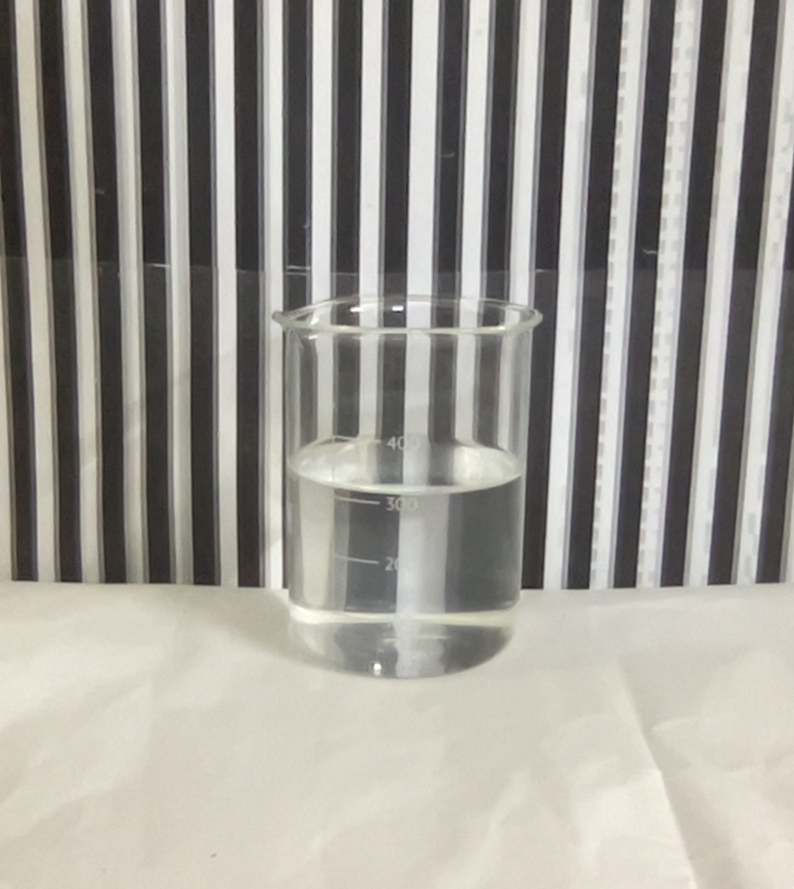
#> input picture Prodex/Resources/fin1.png, 794 x 889 px, shrunk from 1270 x 1422 before the run, given in place of the camera
$ python code.py
#> lines starting #> are read from the running program, lines starting #| are printed output that depends on the picture
import numpy as np
import cv2
from cv2 import aruco

j=0
listy=[]
size=[]
def getContours(img,img1):

    global j
    global listy
    global size
    contours, hierarchy = cv2.findContours(img, cv2.RETR_TREE, cv2.CHAIN_APPROX_SIMPLE)
    listy = []
    size = []
    for cnt in contours:
        area = cv2.contourArea(cnt)
        if area > 150:  # remove noise


            approx = cv2.approxPolyDP(cnt, 0.09 * cv2.arcLength(cnt, True), False)  # extract points from contour
            n = approx.ravel()
            i = 0
            #size.append(len(n))
            x=0
            for pt in n:
                if (i % 2 == 0):
                    listy.append(pt)
                else:
                    size.append(pt)
                i = i + 1
            """listy.append(maxy)
            size.append(x1)
            listy.append(miny)
            size.append(x2)"""


            #print(area)
            j+=1
            cv2.drawContours(img1, cnt, 2 , (0,255,0), 3)
            cv2.imshow("canny", img1)
            cv2.imshow("f1", img)

cap=cv2.VideoCapture(0)
if not cap.isOpened():
    print("cap not open")
    exit()

while True:


    success, img=cap.read()
#> img is the input picture: shape (889, 794, 3); mean B, G, R 150.5, 157.1, 159.8
    h = img.shape[0]
#> h = 889
    w = img.shape[1]
#> w = 794
    img=img[h//4:3*h//4,w//4:3*w//4]
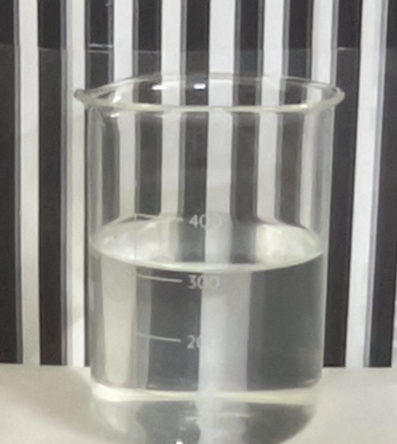
#> img: shape (444, 397, 3); mean B, G, R 140.2, 145.2, 146.1
    gray = cv2.cvtColor(img, cv2.COLOR_BGR2GRAY)
    aruco_dict = aruco.Dictionary_get(aruco.DICT_6X6_250)
    parameters = aruco.DetectorParameters_create()
    corners, ids, rejectedImgPoints = aruco.detectMarkers(gray, aruco_dict, parameters=parameters)
#> corners = (); ids = None; rejectedImgPoints = 10 items
    l=ids
    print(corners)
    if(str(type(ids))!= "<class 'NoneType'>"):
        print(type(corners[0][0][0]))
        print("hgd")
        if(len(ids)>1):
            print("corners", corners[0][0][0][0])
            #print(corners[0,0][0])
            img=img[int(corners[0][0][0][0]):int(corners[1][0][1][0]),int(corners[0][0][0][1]):int(corners[1][0][1][1])]
    print(h)
#| 889
    print(w)
#| 794
    if not success:
        print("unable to get vid")
        break
    #cv2.imshow("Image", img)
    if cv2.waitKey(1) & 0xFF == ord('q'):
#> (key q is pressed here)
        break
    #cv2.imshow("i", img)
    hsv = cv2.cvtColor(img, cv2.COLOR_BGR2HSV)
    avgv=np.average(hsv[:,:,2])
    hsv[hsv[:,:]<avgv]=0
    hsv[hsv[:,:]>=avgv]=255
    hsv[:,:,1]=0
    hsv[:,:,0]=0
    # Transform image to HSV color space


    # Threshold based on HSV values
    #color_thresh = cv2.inRange(hsv, hsv_min, hsv_max)
    #img1=hsv
    # Invert the image
    #img1 = cv2.bitwise_not(color_thresh)
    #cv2.imshow("i", img)
    img1=cv2.cvtColor(hsv, cv2.COLOR_BGR2GRAY)
    kernel = np.ones((2,2), np.uint8)
    #img = cv2.erode(img, kernel, iterations=10)
    #img1 = cv2.erode(img1, kernel, iterations=8)
    #img1=cv2.Canny(img1,50,150)
    getContours(img1,img)

    l=len(listy)
    l1=len(size)
    for a in range(0,l):
        cv2.circle(img, (listy[a],size[a]),radius=5,color=(0,0,255),thickness=-1)
    edges = cv2.Canny(img, 100, 200)
    cv2.imshow("can", edges)
    cv2.imshow("f", img)
    cv2.imshow("img", img1)
    print("----------------")
    print(listy)
    print(l)
    print(size)
    print(l1)
    cv2.waitKey(100)


#def calculate(listy):

"""gray = cv2.cvtColor(img, cv2.COLOR_BGR2GRAY)

import cv2
import numpy as np

#img = cv2.imread('sofsk.png', 0)
size = np.size(img)
skel = np.zeros(img.shape, np.uint8)

ret, img = cv2.threshold(img, 127, 255, 0)
element = cv2.getStructuringElement(cv2.MORPH_CROSS, (3, 3))
done = False

while (not done):
    eroded = cv2.erode(img, element)
    temp = cv2.dilate(eroded, element)
    temp = cv2.subtract(img, temp)
    cv2.imshow("skel", skel)
    cv2.imshow("temp", temp)
    skel = cv2.bitwise_or(skel, temp)
    img = eroded.copy()

    """#zeros = size - cv2.countNonZero(img)
    #if zeros == size:
     #   done = True"""

"""cv2.imshow("skel", skel)
print("UwU")"""

cv2.waitKey(0)

$ run again, on Prodex/Resources/fin2.png
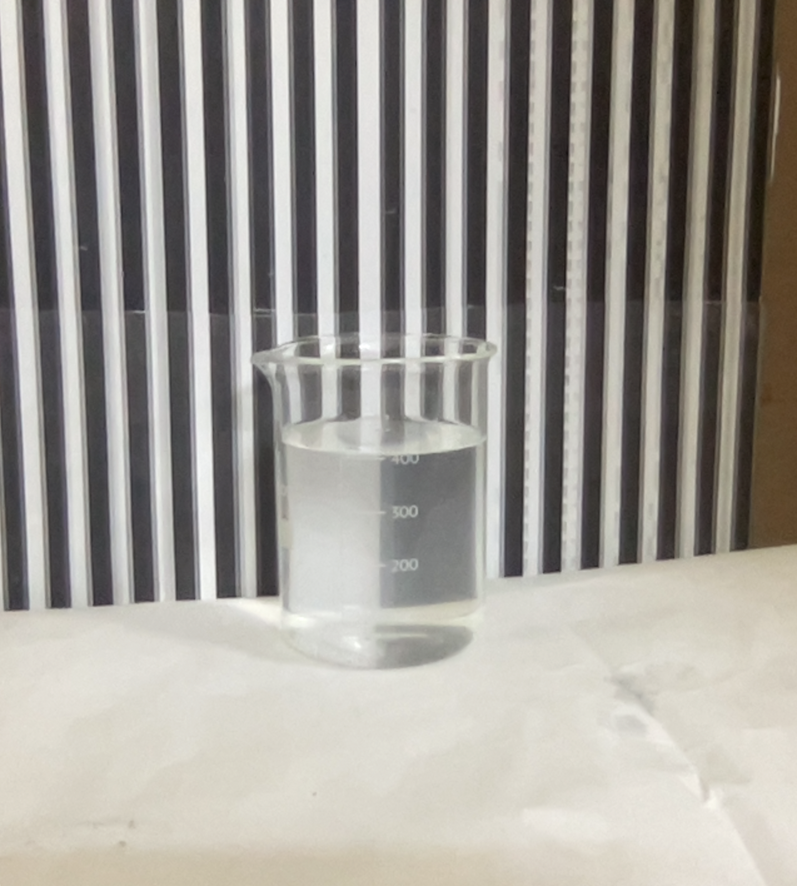
#> input picture Prodex/Resources/fin2.png, 797 x 886 px, shrunk from 1274 x 1416 before the run, given in place of the camera
#> img is the input picture: shape (886, 797, 3); mean B, G, R 150.5, 156.6, 160.2
#> `img=img[h//4:3*h//4,w//4:3*w//4]`:
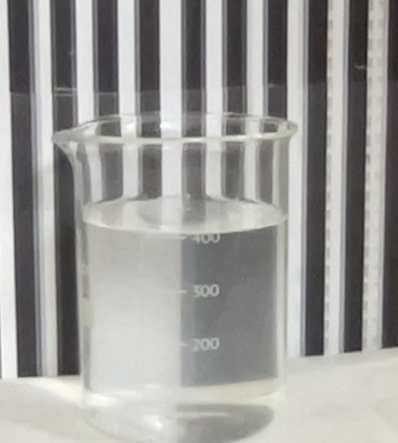
#> img: shape (443, 398, 3); mean B, G, R 153.7, 156.4, 157.2
#> corners = (); ids = None; rejectedImgPoints = 6 items
#| 886
#| 797

$ run again, on Prodex/Resources/fin3.png
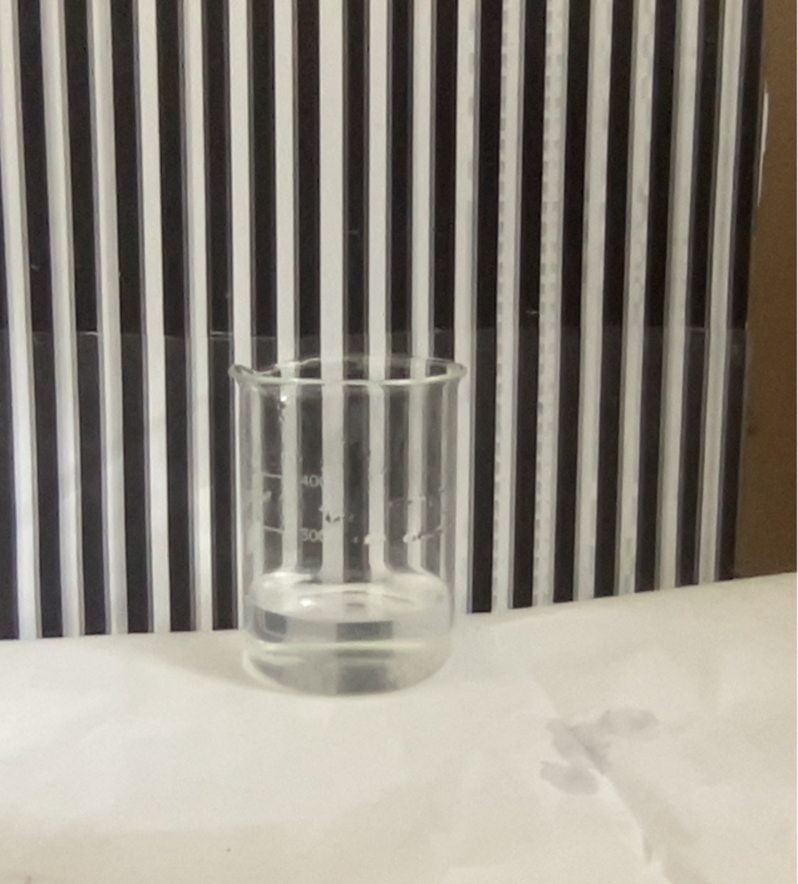
#> input picture Prodex/Resources/fin3.png, 798 x 884 px, shrunk from 1272 x 1410 before the run, given in place of the camera
#> img is the input picture: shape (884, 798, 3); mean B, G, R 129.5, 139.5, 144.9
#> `img=img[h//4:3*h//4,w//4:3*w//4]`:
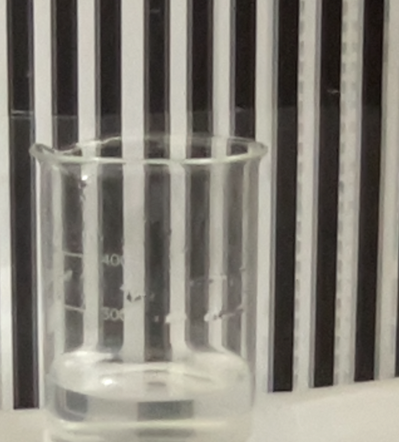
#> img: shape (442, 399, 3); mean B, G, R 121.4, 130.4, 134.3
#> corners = (); ids = None; rejectedImgPoints = 11 items
#| 884
#| 798

$ run again, on Prodex/Resources/fin4.png
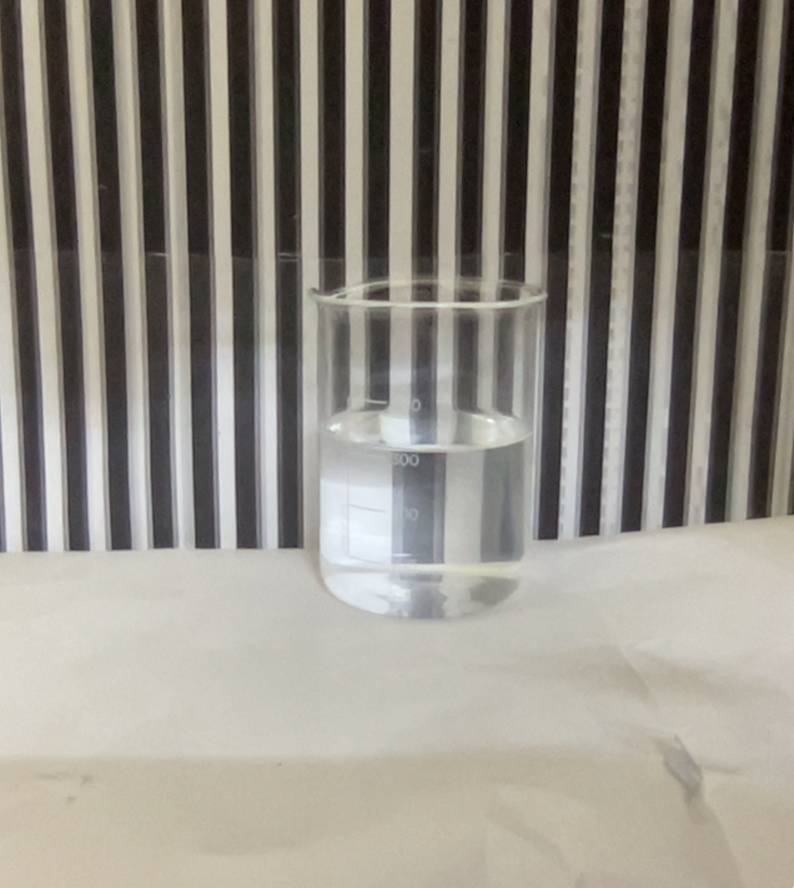
#> input picture Prodex/Resources/fin4.png, 794 x 888 px, shrunk from 1272 x 1422 before the run, given in place of the camera
#> img is the input picture: shape (888, 794, 3); mean B, G, R 134, 142.8, 147.4
#> `img=img[h//4:3*h//4,w//4:3*w//4]`:
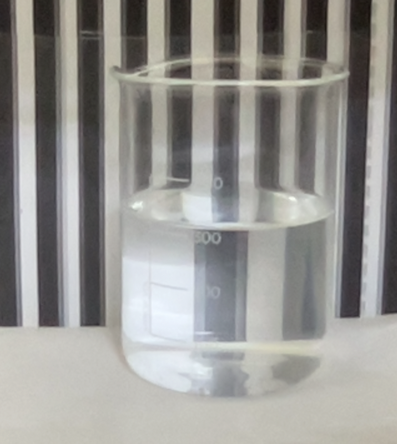
#> img: shape (444, 397, 3); mean B, G, R 146.4, 149.8, 150.9
#> corners = (); ids = None; rejectedImgPoints = ([[296, 87], [321, 86], [318, 195], [295, 186]], [[214, 62], [239, 62], [240, 78], [213, 79]], [[256, 68], [280, 68], [285, 78], [256, 79]], [[261, 14], [263, 37], [261, 47], [258, 36]], [[235, 99], [237, 116], [234, 125], [230, 110]])
#| 888
#| 794
